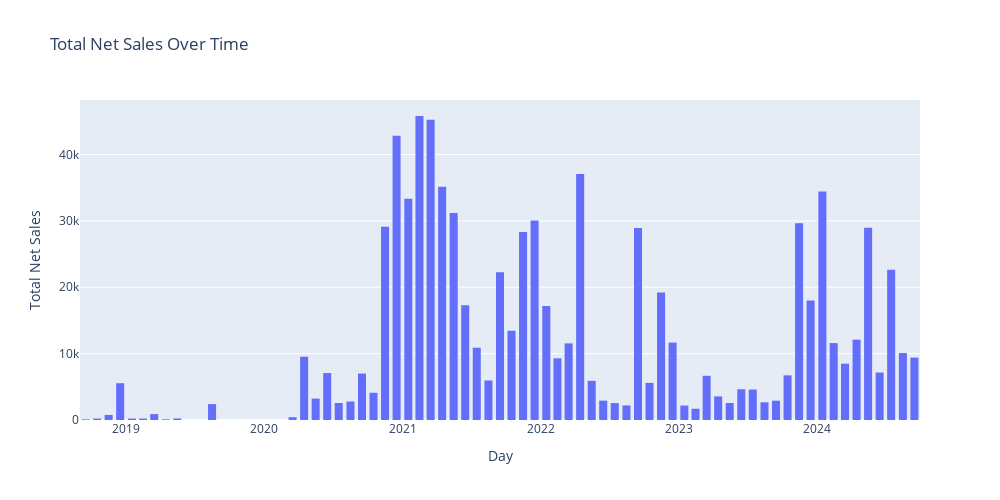

The cell this chart's notebook holds for it:
### Markdown cell above
Here, we observe a steep increase in orders by the end of 2020. Afterward, the average number of orders decreased, but we can identify several seasonal patterns. Orders tend to rise towards the end of the year, with a slight uptick also occurring in May and June.

### Code cell
fig = go.Figure()
fig.add_histogram(x=df['day'], y=df['net_sales'], histfunc="sum")
fig.update_layout(
    title="Total Net Sales Over Time",
    xaxis_title="Day",
    yaxis_title="Total Net Sales",
    bargap=0.2,
    bargroupgap=0.1,
    width=1000,
    height=500
)
fig.show()

### Figure 1 — Plotly figure (JSON) as saved in the notebook; plotly's stock layout.template omitted (floating-point values rounded to 4 significant figures; data arrays with more than 128 entries replaced by an {"elided": "..."} marker saying what was removed)
{"data": [{"histfunc": "sum", "type": "histogram", "x": {"elided": "7072 str values"}, "y": {"elided": "7072 float values"}}], "layout": {"bargap": 0.2, "bargroupgap": 0.1, "height": 500, "title": {"text": "Total Net Sales Over Time"}, "width": 1000, "xaxis": {"title": {"text": "Day"}}, "yaxis": {"title": {"text": "Total Net Sales"}}}}
